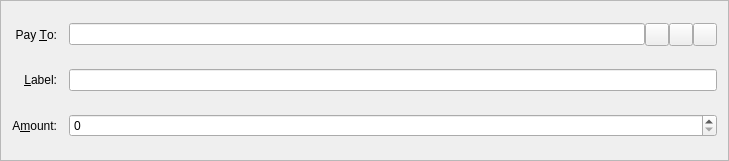
<?xml version="1.0" encoding="UTF-8"?>
<ui version="4.0">
 <class>SendCoinsEntry</class>
 <widget class="QFrame" name="SendCoinsEntry">
  <property name="geometry">
   <rect>
    <x>0</x>
    <y>0</y>
    <width>729</width>
    <height>161</height>
   </rect>
  </property>
  <property name="windowTitle">
   <string>Form</string>
  </property>
  <property name="frameShape">
   <enum>QFrame::StyledPanel</enum>
  </property>
  <property name="frameShadow">
   <enum>QFrame::Sunken</enum>
  </property>
  <layout class="QGridLayout" name="gridLayout">
   <property name="spacing">
    <number>12</number>
   </property>
   <item row="5" column="0">
    <widget class="QLabel" name="label">
     <property name="text">
      <string>A&amp;mount:</string>
     </property>
     <property name="alignment">
      <set>Qt::AlignRight|Qt::AlignTrailing|Qt::AlignVCenter</set>
     </property>
     <property name="buddy">
      <cstring>payAmount</cstring>
     </property>
    </widget>
   </item>
   <item row="3" column="0">
    <widget class="QLabel" name="label_2">
     <property name="text">
      <string>Pay &amp;To:</string>
     </property>
     <property name="alignment">
      <set>Qt::AlignRight|Qt::AlignTrailing|Qt::AlignVCenter</set>
     </property>
     <property name="buddy">
      <cstring>payTo</cstring>
     </property>
    </widget>
   </item>
   <item row="5" column="1">
    <widget class="BitcoinAmountField" name="payAmount"/>
   </item>
   <item row="4" column="1">
    <layout class="QHBoxLayout" name="horizontalLayout_2">
     <property name="spacing">
      <number>0</number>
     </property>
     <item>
      <widget class="QValidatedLineEdit" name="addAsLabel">
       <property name="enabled">
        <bool>true</bool>
       </property>
       <property name="toolTip">
        <string>Enter a label for this address to add it to your address book</string>
       </property>
      </widget>
     </item>
    </layout>
   </item>
   <item row="4" column="0">
    <widget class="QLabel" name="label_4">
     <property name="text">
      <string>&amp;Label:</string>
     </property>
     <property name="alignment">
      <set>Qt::AlignRight|Qt::AlignTrailing|Qt::AlignVCenter</set>
     </property>
     <property name="buddy">
      <cstring>addAsLabel</cstring>
     </property>
    </widget>
   </item>
   <item row="3" column="1">
    <layout class="QHBoxLayout" name="payToLayout">
     <property name="spacing">
      <number>0</number>
     </property>
     <item>
      <widget class="QValidatedLineEdit" name="payTo">
       <property name="toolTip">
        <string>&lt;html&gt;&lt;head/&gt;&lt;body&gt;&lt;p&gt;&lt;span style=&quot; color:#000000;&quot;&gt;The address to send the payment to  (e.g. &lt;/span&gt;&lt;span style=&quot; color:#000000;&quot;&gt;POPE1xGeKnTkaAotEVgs2rnUfVsFv8LVSM&lt;/span&gt;&lt;span style=&quot; color:#000000;&quot;&gt;)&lt;/span&gt;&lt;/p&gt;&lt;/body&gt;&lt;/html&gt;</string>
       </property>
       <property name="maxLength">
        <number>34</number>
       </property>
      </widget>
     </item>
     <item>
      <widget class="QToolButton" name="addressBookButton">
       <property name="toolTip">
        <string>Choose address from address book</string>
       </property>
       <property name="text">
        <string/>
       </property>
       <property name="icon">
        <iconset resource="../bitcoin.qrc">
         <normaloff>:/icons/address-book</normaloff>:/icons/address-book</iconset>
       </property>
       <property name="shortcut">
        <string>Alt+A</string>
       </property>
      </widget>
     </item>
     <item>
      <widget class="QToolButton" name="pasteButton">
       <property name="toolTip">
        <string>Paste address from clipboard</string>
       </property>
       <property name="text">
        <string/>
       </property>
       <property name="icon">
        <iconset resource="../bitcoin.qrc">
         <normaloff>:/icons/editpaste</normaloff>:/icons/editpaste</iconset>
       </property>
       <property name="shortcut">
        <string>Alt+P</string>
       </property>
      </widget>
     </item>
     <item>
      <widget class="QToolButton" name="deleteButton">
       <property name="toolTip">
        <string>Remove this recipient</string>
       </property>
       <property name="text">
        <string/>
       </property>
       <property name="icon">
        <iconset resource="../bitcoin.qrc">
         <normaloff>:/icons/remove</normaloff>:/icons/remove</iconset>
       </property>
      </widget>
     </item>
    </layout>
   </item>
  </layout>
 </widget>
 <customwidgets>
  <customwidget>
   <class>BitcoinAmountField</class>
   <extends>QSpinBox</extends>
   <header>bitcoinamountfield.h</header>
   <container>1</container>
  </customwidget>
  <customwidget>
   <class>QValidatedLineEdit</class>
   <extends>QLineEdit</extends>
   <header>qvalidatedlineedit.h</header>
  </customwidget>
 </customwidgets>
 <resources>
  <include location="../bitcoin.qrc"/>
 </resources>
 <connections/>
</ui>
